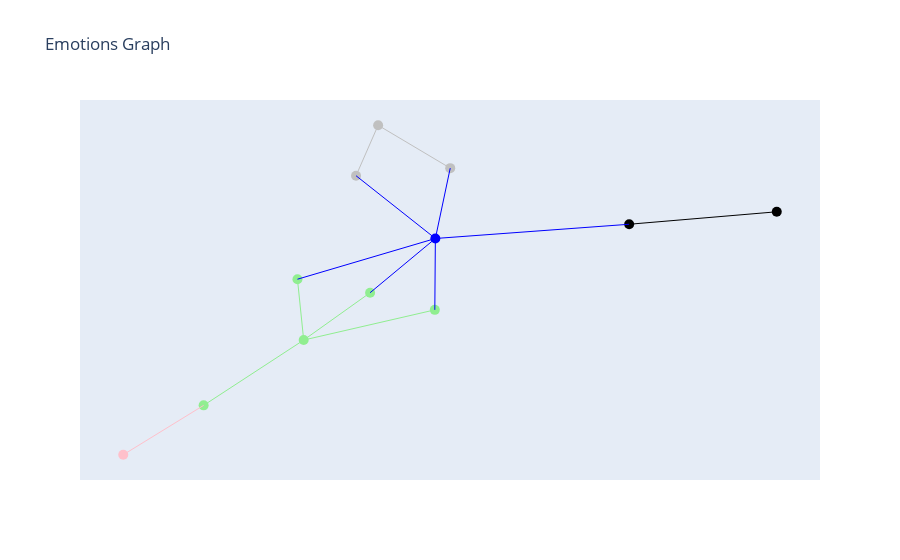

Notebook cell for this chart:
### Code cell
import textwrap

fig = go.Figure()

node_positions = {}

for node, position in pos.items():
    x, y = position  

    color = G.nodes[node]['color']  
    hover = G.nodes[node]['hover']
    hover = '<br>'.join(textwrap.wrap(hover,width=50))
    try:
        emotion = G.nodes[node]['emotion']
    except KeyError:
        try:
            gender = G.nodes[node]['gender']
        except KeyError:
            continue
    node_type = G.nodes[node]['type']

    if node_type == 'utterance':
        fig.add_trace(go.Scatter(x=[x], y=[y], marker=dict(size=10,color=color), hovertext=hover, name=emotion, hovertemplate=hover))
    else:
        fig.add_trace(go.Scatter(x=[x], y=[y], marker=dict(size=10,color=color), hovertext=hover, name=node_type, hovertemplate=hover))


for edge in G.edges():
    color = G.edges[edge]['color']
    x0, y0 = pos[edge[0]]
    x1, y1 = pos[edge[1]]
    fig.add_trace(go.Scatter(x=[x0, x1], y=[y0, y1], mode='lines', line=dict(width=1,color=color), name='Edge'))

fig.update_layout(showlegend=False, title='Emotions Graph')

fig.update_layout(xaxis=dict(showgrid=False, zeroline=False, showticklabels=False),
                  yaxis=dict(showgrid=False, zeroline=False, showticklabels=False))

fig.show()

### Figure 1 — Plotly figure (JSON) as saved in the notebook; plotly's stock layout.template omitted (floating-point values rounded to 4 significant figures)
{"data": [{"hovertemplate": "surprise", "hovertext": "surprise", "marker": {"color": "silver", "size": 10}, "name": "emotion", "type": "scatter", "x": [-0.04161], "y": [0.772]}, {"hovertemplate": "anger", "hovertext": "anger", "marker": {"color": "black", "size": 10}, "name": "emotion", "type": "scatter", "x": [0.8588], "y": [0.3066]}, {"hovertemplate": "neutral", "hovertext": "neutral", "marker": {"color": "lightgreen", "size": 10}, "name": "emotion", "type": "scatter", "x": [-0.2098], "y": [-0.3832]}, {"hovertemplate": "male", "hovertext": "male", "marker": {"color": "blue", "size": 10}, "name": "gender", "type": "scatter", "x": [0.08767], "y": [0.163]}, {"hovertemplate": "female", "hovertext": "female", "marker": {"color": "pink", "size": 10}, "name": "gender", "type": "scatter", "x": [-0.6173], "y": [-1.0]}, {"hovertemplate": "So in your whole life, you've only been with<br>oneoh.", "hovertext": "So in your whole life, you've only been with<br>oneoh.", "marker": {"color": "silver", "size": 10}, "name": "surprise", "type": "scatter", "x": [0.1212], "y": [0.5413]}, {"hovertemplate": "That's the magic story you use when you wanna have<br>sex!", "hovertext": "That's the magic story you use when you wanna have<br>sex!", "marker": {"color": "black", "size": 10}, "name": "anger", "type": "scatter", "x": [0.5254], "y": [0.2395]}, {"hovertemplate": "And the nudity is really important to the story.", "hovertext": "And the nudity is really important to the story.", "marker": {"color": "lightgreen", "size": 10}, "name": "neutral", "type": "scatter", "x": [-0.2238], "y": [-0.05607]}, {"hovertemplate": "Hey Chandler! Y'know that girl you went to college<br>with who-who became a movie director?", "hovertext": "Hey Chandler! Y'know that girl you went to college<br>with who-who became a movie director?", "marker": {"color": "lightgreen", "size": 10}, "name": "neutral", "type": "scatter", "x": [-0.05973], "y": [-0.1285]}, {"hovertemplate": "You really think so?", "hovertext": "You really think so?", "marker": {"color": "silver", "size": 10}, "name": "surprise", "type": "scatter", "x": [-0.09151], "y": [0.5006]}, {"hovertemplate": "Okay.", "hovertext": "Okay.", "marker": {"color": "lightgreen", "size": 10}, "name": "neutral", "type": "scatter", "x": [-0.4358], "y": [-0.7344]}, {"hovertemplate": "Oh, I know.  Y'know, just-just talking about it is<br>getting me kinda", "hovertext": "Oh, I know.  Y'know, just-just talking about it is<br>getting me kinda", "marker": {"color": "lightgreen", "size": 10}, "name": "neutral", "type": "scatter", "x": [0.08643], "y": [-0.2209]}, {"line": {"color": "silver", "width": 1}, "mode": "lines", "name": "Edge", "type": "scatter", "x": [-0.04161, 0.1212], "y": [0.772, 0.5413]}, {"line": {"color": "silver", "width": 1}, "mode": "lines", "name": "Edge", "type": "scatter", "x": [-0.04161, -0.09151], "y": [0.772, 0.5006]}, {"line": {"color": "black", "width": 1}, "mode": "lines", "name": "Edge", "type": "scatter", "x": [0.8588, 0.5254], "y": [0.3066, 0.2395]}, {"line": {"color": "lightgreen", "width": 1}, "mode": "lines", "name": "Edge", "type": "scatter", "x": [-0.2098, -0.2238], "y": [-0.3832, -0.05607]}, {"line": {"color": "lightgreen", "width": 1}, "mode": "lines", "name": "Edge", "type": "scatter", "x": [-0.2098, -0.05973], "y": [-0.3832, -0.1285]}, {"line": {"color": "lightgreen", "width": 1}, "mode": "lines", "name": "Edge", "type": "scatter", "x": [-0.2098, -0.4358], "y": [-0.3832, -0.7344]}, {"line": {"color": "lightgreen", "width": 1}, "mode": "lines", "name": "Edge", "type": "scatter", "x": [-0.2098, 0.08643], "y": [-0.3832, -0.2209]}, {"line": {"color": "blue", "width": 1}, "mode": "lines", "name": "Edge", "type": "scatter", "x": [0.08767, 0.1212], "y": [0.163, 0.5413]}, {"line": {"color": "blue", "width": 1}, "mode": "lines", "name": "Edge", "type": "scatter", "x": [0.08767, 0.5254], "y": [0.163, 0.2395]}, {"line": {"color": "blue", "width": 1}, "mode": "lines", "name": "Edge", "type": "scatter", "x": [0.08767, -0.2238], "y": [0.163, -0.05607]}, {"line": {"color": "blue", "width": 1}, "mode": "lines", "name": "Edge", "type": "scatter", "x": [0.08767, -0.05973], "y": [0.163, -0.1285]}, {"line": {"color": "blue", "width": 1}, "mode": "lines", "name": "Edge", "type": "scatter", "x": [0.08767, -0.09151], "y": [0.163, 0.5006]}, {"line": {"color": "blue", "width": 1}, "mode": "lines", "name": "Edge", "type": "scatter", "x": [0.08767, 0.08643], "y": [0.163, -0.2209]}, {"line": {"color": "pink", "width": 1}, "mode": "lines", "name": "Edge", "type": "scatter", "x": [-0.6173, -0.4358], "y": [-1.0, -0.7344]}], "layout": {"showlegend": false, "title": {"text": "Emotions Graph"}, "xaxis": {"showgrid": false, "showticklabels": false, "zeroline": false}, "yaxis": {"showgrid": false, "showticklabels": false, "zeroline": false}}}
